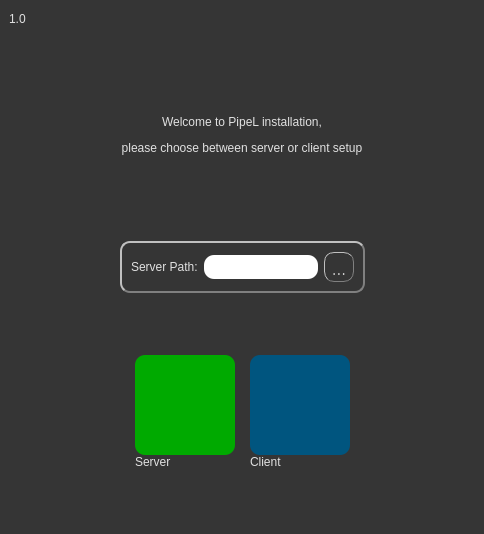
<?xml version="1.0" encoding="UTF-8"?>
<ui version="4.0">
 <class>MainWindow</class>
 <widget class="QMainWindow" name="MainWindow">
  <property name="geometry">
   <rect>
    <x>0</x>
    <y>0</y>
    <width>484</width>
    <height>534</height>
   </rect>
  </property>
  <property name="sizePolicy">
   <sizepolicy hsizetype="Fixed" vsizetype="Fixed">
    <horstretch>0</horstretch>
    <verstretch>0</verstretch>
   </sizepolicy>
  </property>
  <property name="windowTitle">
   <string>PipeL Installer</string>
  </property>
  <property name="windowOpacity">
   <double>1.000000000000000</double>
  </property>
  <property name="styleSheet">
   <string notr="true">background-color: rgb(53, 53, 53);
font: 75 15pt &quot;Open Sans&quot;;
color: rgb(225, 225, 225);
     border-width: 2px;
     border-radius: 10px;
</string>
  </property>
  <widget class="QWidget" name="centralwidget">
   <layout class="QVBoxLayout" name="verticalLayout_4">
    <item>
     <layout class="QVBoxLayout" name="verticalLayout_3">
      <property name="sizeConstraint">
       <enum>QLayout::SetNoConstraint</enum>
      </property>
      <item>
       <layout class="QHBoxLayout" name="horizontalLayout_4">
        <item>
         <widget class="QLabel" name="label_5">
          <property name="styleSheet">
           <string notr="true">font: 75 12pt &quot;Open Sans&quot;;</string>
          </property>
          <property name="text">
           <string>1.0</string>
          </property>
         </widget>
        </item>
        <item>
         <spacer name="horizontalSpacer_3">
          <property name="orientation">
           <enum>Qt::Horizontal</enum>
          </property>
          <property name="sizeHint" stdset="0">
           <size>
            <width>40</width>
            <height>20</height>
           </size>
          </property>
         </spacer>
        </item>
        <item>
         <widget class="QPushButton" name="pushButton_3">
          <property name="layoutDirection">
           <enum>Qt::LeftToRight</enum>
          </property>
          <property name="styleSheet">
           <string notr="true">border:none;</string>
          </property>
          <property name="text">
           <string/>
          </property>
          <property name="icon">
           <iconset>
            <normaloff>images/close.png</normaloff>images/close.png</iconset>
          </property>
          <property name="iconSize">
           <size>
            <width>30</width>
            <height>30</height>
           </size>
          </property>
          <property name="flat">
           <bool>true</bool>
          </property>
         </widget>
        </item>
       </layout>
      </item>
      <item>
       <widget class="QLabel" name="label">
        <property name="minimumSize">
         <size>
          <width>0</width>
          <height>200</height>
         </size>
        </property>
        <property name="styleSheet">
         <string notr="true"/>
        </property>
        <property name="text">
         <string>&lt;html&gt;&lt;head/&gt;&lt;body&gt;&lt;p&gt;Welcome to PipeL installation,&lt;/p&gt;&lt;p&gt;please choose between server or client setup&lt;/p&gt;&lt;/body&gt;&lt;/html&gt;</string>
        </property>
        <property name="alignment">
         <set>Qt::AlignCenter</set>
        </property>
       </widget>
      </item>
     </layout>
    </item>
    <item>
     <layout class="QHBoxLayout" name="horizontalLayout_3">
      <item>
       <spacer name="horizontalSpacer_4">
        <property name="orientation">
         <enum>Qt::Horizontal</enum>
        </property>
        <property name="sizeHint" stdset="0">
         <size>
          <width>40</width>
          <height>20</height>
         </size>
        </property>
       </spacer>
      </item>
      <item>
       <widget class="QFrame" name="frame">
        <property name="styleSheet">
         <string notr="true">border-style: outset;
     border-width: 2px;
     border-radius: 10px;
     border-color: grey;</string>
        </property>
        <layout class="QHBoxLayout" name="horizontalLayout_2">
         <item>
          <widget class="QLabel" name="label_4">
           <property name="styleSheet">
            <string notr="true">border:none;</string>
           </property>
           <property name="text">
            <string>Server Path:</string>
           </property>
          </widget>
         </item>
         <item>
          <widget class="QLineEdit" name="server_le">
           <property name="styleSheet">
            <string notr="true">background-color: rgb(255, 255, 255);
border:none;
font: 75 10pt &quot;Open Sans&quot;;
color:black;
padding: 4px;</string>
           </property>
           <property name="frame">
            <bool>true</bool>
           </property>
          </widget>
         </item>
         <item>
          <widget class="QPushButton" name="serverSet_btn">
           <property name="minimumSize">
            <size>
             <width>30</width>
             <height>0</height>
            </size>
           </property>
           <property name="maximumSize">
            <size>
             <width>16777214</width>
             <height>16777215</height>
            </size>
           </property>
           <property name="font">
            <font>
             <family>Open Sans</family>
             <pointsize>15</pointsize>
             <weight>9</weight>
             <italic>false</italic>
             <bold>false</bold>
            </font>
           </property>
           <property name="styleSheet">
            <string notr="true">border-style: outset;
     border-width: 1px;
     border-radius: 10px;
     border-color: grey;</string>
           </property>
           <property name="text">
            <string notr="true">...</string>
           </property>
           <property name="default">
            <bool>false</bool>
           </property>
           <property name="flat">
            <bool>true</bool>
           </property>
          </widget>
         </item>
        </layout>
       </widget>
      </item>
      <item>
       <spacer name="horizontalSpacer_5">
        <property name="orientation">
         <enum>Qt::Horizontal</enum>
        </property>
        <property name="sizeHint" stdset="0">
         <size>
          <width>40</width>
          <height>20</height>
         </size>
        </property>
       </spacer>
      </item>
     </layout>
    </item>
    <item>
     <layout class="QHBoxLayout" name="horizontalLayout">
      <property name="spacing">
       <number>15</number>
      </property>
      <item>
       <spacer name="horizontalSpacer_2">
        <property name="orientation">
         <enum>Qt::Horizontal</enum>
        </property>
        <property name="sizeHint" stdset="0">
         <size>
          <width>40</width>
          <height>20</height>
         </size>
        </property>
       </spacer>
      </item>
      <item>
       <layout class="QVBoxLayout" name="verticalLayout_2">
        <property name="spacing">
         <number>0</number>
        </property>
        <item>
         <spacer name="verticalSpacer_3">
          <property name="orientation">
           <enum>Qt::Vertical</enum>
          </property>
          <property name="sizeHint" stdset="0">
           <size>
            <width>20</width>
            <height>40</height>
           </size>
          </property>
         </spacer>
        </item>
        <item>
         <widget class="QPushButton" name="serverInstall_btn">
          <property name="minimumSize">
           <size>
            <width>100</width>
            <height>100</height>
           </size>
          </property>
          <property name="maximumSize">
           <size>
            <width>100</width>
            <height>100</height>
           </size>
          </property>
          <property name="styleSheet">
           <string notr="true">background-color: rgb(0, 170, 0);
border:none;</string>
          </property>
          <property name="text">
           <string/>
          </property>
          <property name="icon">
           <iconset>
            <normaloff>images/arrow.png</normaloff>images/arrow.png</iconset>
          </property>
          <property name="iconSize">
           <size>
            <width>100</width>
            <height>100</height>
           </size>
          </property>
          <property name="flat">
           <bool>false</bool>
          </property>
         </widget>
        </item>
        <item>
         <widget class="QLabel" name="label_2">
          <property name="text">
           <string>Server</string>
          </property>
         </widget>
        </item>
        <item>
         <spacer name="verticalSpacer">
          <property name="orientation">
           <enum>Qt::Vertical</enum>
          </property>
          <property name="sizeHint" stdset="0">
           <size>
            <width>20</width>
            <height>40</height>
           </size>
          </property>
         </spacer>
        </item>
       </layout>
      </item>
      <item>
       <layout class="QVBoxLayout" name="verticalLayout">
        <property name="spacing">
         <number>0</number>
        </property>
        <item>
         <spacer name="verticalSpacer_4">
          <property name="orientation">
           <enum>Qt::Vertical</enum>
          </property>
          <property name="sizeHint" stdset="0">
           <size>
            <width>20</width>
            <height>40</height>
           </size>
          </property>
         </spacer>
        </item>
        <item>
         <widget class="QPushButton" name="clientInstall_btn">
          <property name="minimumSize">
           <size>
            <width>100</width>
            <height>100</height>
           </size>
          </property>
          <property name="maximumSize">
           <size>
            <width>100</width>
            <height>100</height>
           </size>
          </property>
          <property name="styleSheet">
           <string notr="true">background-color: rgb(0, 85, 127);
border:none;</string>
          </property>
          <property name="text">
           <string/>
          </property>
          <property name="icon">
           <iconset>
            <normaloff>C:/Users/Ignacio/Pictures/arrow.png</normaloff>C:/Users/Ignacio/Pictures/arrow.png</iconset>
          </property>
          <property name="iconSize">
           <size>
            <width>100</width>
            <height>100</height>
           </size>
          </property>
         </widget>
        </item>
        <item>
         <widget class="QLabel" name="label_3">
          <property name="text">
           <string>Client</string>
          </property>
         </widget>
        </item>
        <item>
         <spacer name="verticalSpacer_2">
          <property name="orientation">
           <enum>Qt::Vertical</enum>
          </property>
          <property name="sizeHint" stdset="0">
           <size>
            <width>20</width>
            <height>40</height>
           </size>
          </property>
         </spacer>
        </item>
       </layout>
      </item>
      <item>
       <spacer name="horizontalSpacer">
        <property name="orientation">
         <enum>Qt::Horizontal</enum>
        </property>
        <property name="sizeHint" stdset="0">
         <size>
          <width>40</width>
          <height>20</height>
         </size>
        </property>
       </spacer>
      </item>
     </layout>
    </item>
   </layout>
  </widget>
 </widget>
 <resources/>
 <connections>
  <connection>
   <sender>pushButton_3</sender>
   <signal>clicked()</signal>
   <receiver>MainWindow</receiver>
   <slot>close()</slot>
   <hints>
    <hint type="sourcelabel">
     <x>428</x>
     <y>30</y>
    </hint>
    <hint type="destinationlabel">
     <x>438</x>
     <y>27</y>
    </hint>
   </hints>
  </connection>
 </connections>
</ui>
